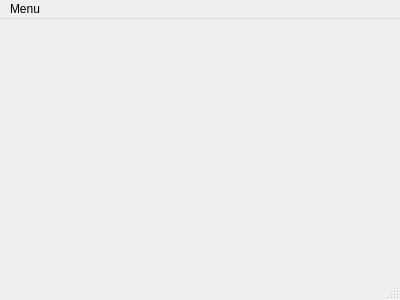
<?xml version="1.0" encoding="UTF-8"?>
<ui version="4.0">
 <class>MainWindow</class>
 <widget class="QMainWindow" name="MainWindow">
  <property name="geometry">
   <rect>
    <x>0</x>
    <y>0</y>
    <width>400</width>
    <height>300</height>
   </rect>
  </property>
  <property name="windowTitle">
   <string>MainWindow</string>
  </property>
  <widget class="QWidget" name="centralWidget"/>
  <widget class="QMenuBar" name="menuBar">
   <property name="geometry">
    <rect>
     <x>0</x>
     <y>0</y>
     <width>400</width>
     <height>20</height>
    </rect>
   </property>
   <widget class="QMenu" name="menuMenu">
    <property name="title">
     <string>Menu</string>
    </property>
    <addaction name="actionNewGame"/>
    <addaction name="actionRestart"/>
    <addaction name="actionClear"/>
    <addaction name="actionSolveForMe"/>
    <addaction name="actionCheck"/>
    <addaction name="actionQuit"/>
   </widget>
   <addaction name="menuMenu"/>
  </widget>
  <widget class="QStatusBar" name="statusBar"/>
  <action name="actionQuit">
   <property name="text">
    <string>Quit</string>
   </property>
  </action>
  <action name="actionNewGame">
   <property name="text">
    <string>NewGame</string>
   </property>
   <property name="font">
    <font>
     <pointsize>10</pointsize>
    </font>
   </property>
  </action>
  <action name="actionRestart">
   <property name="text">
    <string>Restart</string>
   </property>
  </action>
  <action name="actionSolveForMe">
   <property name="text">
    <string>SolveForMe</string>
   </property>
  </action>
  <action name="actionCheck">
   <property name="text">
    <string>Check</string>
   </property>
  </action>
  <action name="actionClear">
   <property name="text">
    <string>Clear</string>
   </property>
  </action>
 </widget>
 <layoutdefault spacing="6" margin="11"/>
 <resources/>
 <connections>
  <connection>
   <sender>actionQuit</sender>
   <signal>triggered()</signal>
   <receiver>MainWindow</receiver>
   <slot>close()</slot>
   <hints>
    <hint type="sourcelabel">
     <x>76</x>
     <y>67</y>
    </hint>
    <hint type="destinationlabel">
     <x>199</x>
     <y>149</y>
    </hint>
   </hints>
  </connection>
  <connection>
   <sender>menuBar</sender>
   <signal>hovered(QAction*)</signal>
   <receiver>menuBar</receiver>
   <slot>setFocus()</slot>
   <hints>
    <hint type="sourcelabel">
     <x>199</x>
     <y>9</y>
    </hint>
    <hint type="destinationlabel">
     <x>199</x>
     <y>9</y>
    </hint>
   </hints>
  </connection>
 </connections>
</ui>
